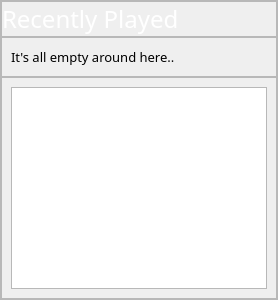
                      <widget class="QFrame" name="frame_22">
                       <property name="minimumSize">
                        <size>
                         <width>0</width>
                         <height>300</height>
                        </size>
                       </property>
                       <property name="frameShape">
                        <enum>QFrame::Shape::StyledPanel</enum>
                       </property>
                       <property name="frameShadow">
                        <enum>QFrame::Shadow::Raised</enum>
                       </property>
                       <layout class="QGridLayout" name="gridLayout_13">
                        <property name="leftMargin">
                         <number>0</number>
                        </property>
                        <property name="topMargin">
                         <number>0</number>
                        </property>
                        <property name="rightMargin">
                         <number>0</number>
                        </property>
                        <property name="bottomMargin">
                         <number>0</number>
                        </property>
                        <property name="spacing">
                         <number>0</number>
                        </property>
                        <item row="0" column="0">
                         <widget class="QFrame" name="frame_23">
                          <property name="frameShape">
                           <enum>QFrame::Shape::StyledPanel</enum>
                          </property>
                          <property name="frameShadow">
                           <enum>QFrame::Shadow::Raised</enum>
                          </property>
                          <layout class="QGridLayout" name="gridLayout_11">
                           <property name="leftMargin">
                            <number>0</number>
                           </property>
                           <property name="topMargin">
                            <number>0</number>
                           </property>
                           <property name="rightMargin">
                            <number>0</number>
                           </property>
                           <property name="bottomMargin">
                            <number>0</number>
                           </property>
                           <property name="spacing">
                            <number>0</number>
                           </property>
                           <item row="0" column="0">
                            <widget class="QLabel" name="label">
                             <property name="font">
                              <font>
                               <family>Inter 24pt SemiBold</family>
                               <pointsize>18</pointsize>
                              </font>
                             </property>
                             <property name="styleSheet">
                              <string notr="true">background-color:rgba(0,0,0,0); color:white;</string>
                             </property>
                             <property name="text">
                              <string>Recently Played</string>
                             </property>
                            </widget>
                           </item>
                          </layout>
                         </widget>
                        </item>
                        <item row="1" column="0">
                         <widget class="QFrame" name="frame_24">
                          <property name="frameShape">
                           <enum>QFrame::Shape::StyledPanel</enum>
                          </property>
                          <property name="frameShadow">
                           <enum>QFrame::Shadow::Raised</enum>
                          </property>
                          <layout class="QGridLayout" name="gridLayout_20">
                           <item row="0" column="0">
                            <widget class="QLabel" name="label_6">
                             <property name="maximumSize">
                              <size>
                               <width>180</width>
                               <height>16777215</height>
                              </size>
                             </property>
                             <property name="font">
                              <font>
                               <family>Inter 18pt Light</family>
                               <pointsize>10</pointsize>
                              </font>
                             </property>
                             <property name="text">
                              <string>It's all empty around here..</string>
                             </property>
                            </widget>
                           </item>
                           <item row="0" column="1">
                            <spacer name="horizontalSpacer_7">
                             <property name="orientation">
                              <enum>Qt::Orientation::Horizontal</enum>
                             </property>
                             <property name="sizeHint" stdset="0">
                              <size>
                               <width>40</width>
                               <height>20</height>
                              </size>
                             </property>
                            </spacer>
                           </item>
                          </layout>
                         </widget>
                        </item>
                        <item row="2" column="0">
                         <widget class="QFrame" name="frame_25">
                          <property name="frameShape">
                           <enum>QFrame::Shape::StyledPanel</enum>
                          </property>
                          <property name="frameShadow">
                           <enum>QFrame::Shadow::Raised</enum>
                          </property>
                          <layout class="QGridLayout" name="gridLayout_12">
                           <item row="0" column="0">
                            <widget class="QListWidget" name="recentlyPlayed">
                             <property name="styleSheet">
                              <string notr="true">    QListWidget::item {
        selection-background-color: transparent; /* No background on selection */
        selection-color: transparent;            /* No text color change on selection */
        outline: none;              
	border:none;             /* Remove white selection border */
    }

    QListWidget::item:hover {
        background-color: transparent;           /* No hover effect */                     
        outline: none;              
	border:none; /* Keep the same text color */
    }

    QListWidget::item:selected {
        background-color: transparent;           /* No background on selection */
             /* No selection border */
        outline: none;              
	border:none;
    }</string>
                             </property>
                             <property name="textElideMode">
                              <enum>Qt::TextElideMode::ElideLeft</enum>
                             </property>
                             <property name="verticalScrollMode">
                              <enum>QAbstractItemView::ScrollMode::ScrollPerPixel</enum>
                             </property>
                             <property name="horizontalScrollMode">
                              <enum>QAbstractItemView::ScrollMode::ScrollPerPixel</enum>
                             </property>
                             <property name="movement">
                              <enum>QListView::Movement::Static</enum>
                             </property>
                             <property name="flow">
                              <enum>QListView::Flow::LeftToRight</enum>
                             </property>
                             <property name="isWrapping" stdset="0">
                              <bool>false</bool>
                             </property>
                             <property name="resizeMode">
                              <enum>QListView::ResizeMode::Fixed</enum>
                             </property>
                             <property name="layoutMode">
                              <enum>QListView::LayoutMode::SinglePass</enum>
                             </property>
                             <property name="spacing">
                              <number>8</number>
                             </property>
                             <property name="viewMode">
                              <enum>QListView::ViewMode::ListMode</enum>
                             </property>
                             <property name="uniformItemSizes">
                              <bool>true</bool>
                             </property>
                             <property name="selectionRectVisible">
                              <bool>false</bool>
                             </property>
                            </widget>
                           </item>
                          </layout>
                         </widget>
                        </item>
                       </layout>
                      </widget>
